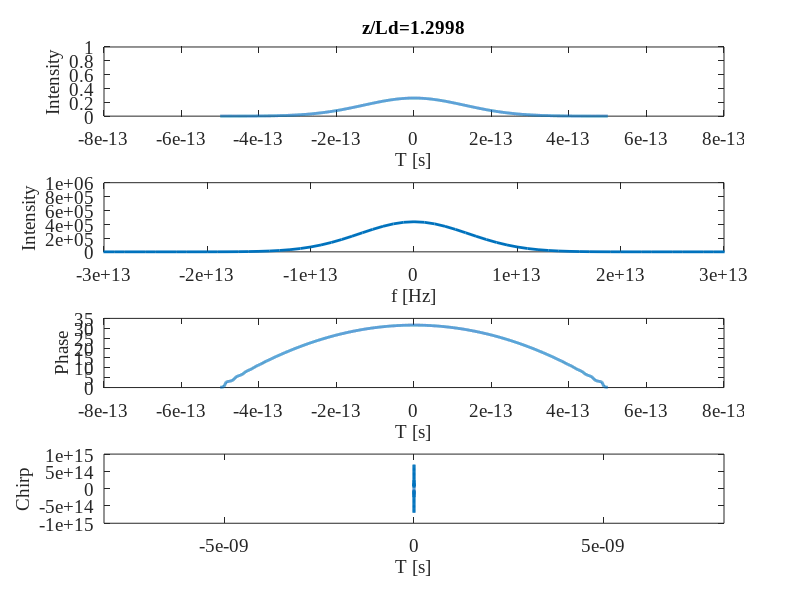
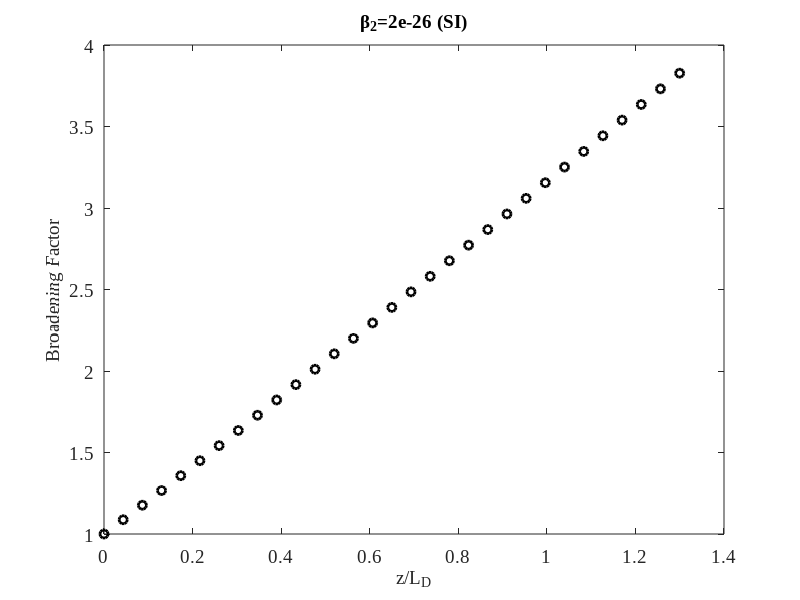
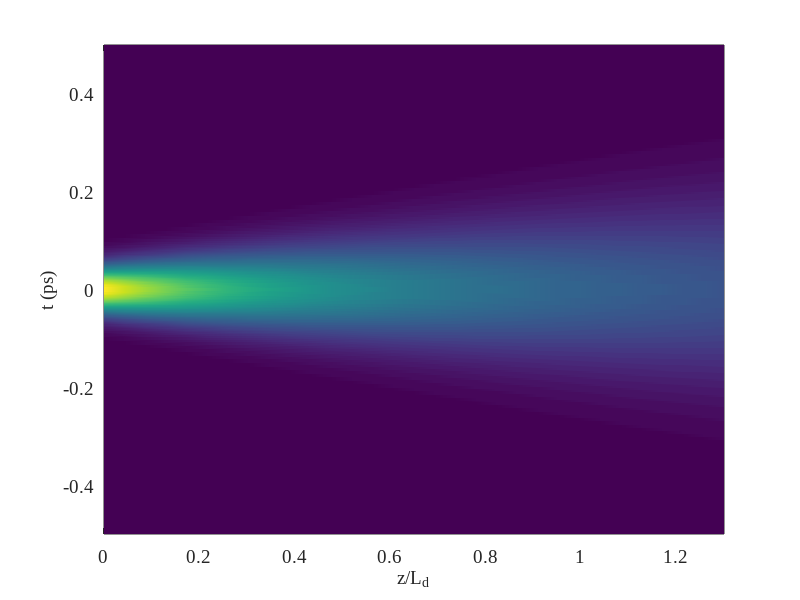
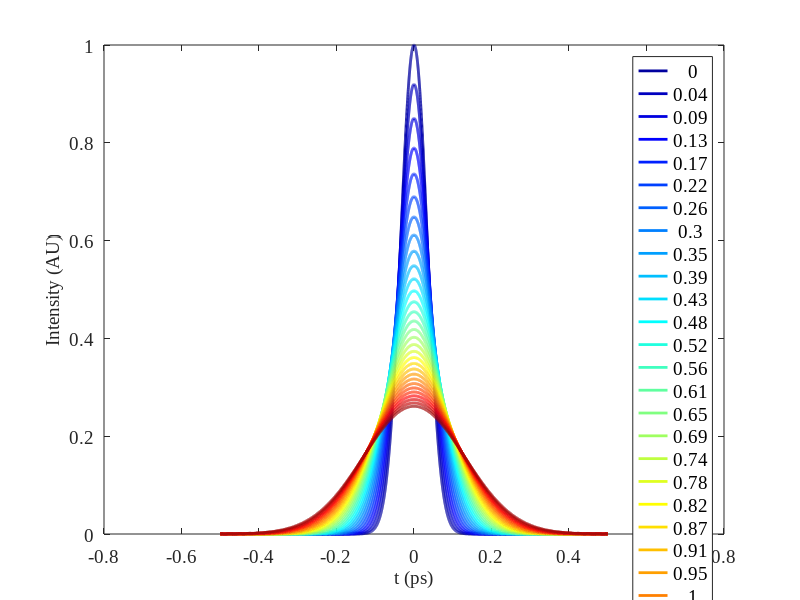

The MATLAB source for these figures, in order:
clear
close all

%%%%%%%%%%%%%%%%%%%%%%%%%%%%%%%%%%%%%%%%%%%%%%%%%%%%%
%%%% FIELD AND SYSTEM PARAMETERS %%%%%%%%%%%%%%%%%%%%%%%%%%
%%%%%%%%%%%%%%%%%%%%%%%%%%%%%%%%%%%%%%%%%%%%%%%%%%%%%

T=500e-15;              %T_max dell'intervallo campionato in s
T0=80e-15;              %durata dell'impulso in s
s0=T0/2.355*sqrt(2);    %conversion FWHM to sigma
tp0=0;                  %posizione iniziale dell'impulso in s
beta1=0/(3e8/1.52);   
% zmax=50e-6;           %distanza massima all'interno
                        %del materiale dispersivo
beta2=1*2e-26;          %beta_2 for optical fiber
% beta2=0*7.6e-26;      %beta_2 for optical silica
% beta2=1*5.3e-26;      %beta_2 for CaF2
zmax=0.15;              %distanza massima all'interno 
                        %del materiale dispersivo 
% alpha=1*1/22000;    
alpha=0*2;              % esagerated absortpion
C=-1*-2;%-2;             %initial chirp 



SaveVideo=0;            % controllo per salvare un video
Ld=s0*s0/abs(beta2);    %lunghezza di dispersione
N=1024*8;               % numero di tempi campionati
nsteps=30;              % numero di passi per la propagazione in z
dz=zmax/nsteps;

%main program
t=linspace(-T,T,N);     % creo il vettore dei tempi


f=zeros(size(t));       % creo vettore delle frequenze nullo da riempire
dF=1/(2*T);
for i=1:N/2
    f(i)=(i-1)*dF;
    f(N/2+i)=-(N/2-i+1)*dF;
end

Omega=2*pi*f;
Dbeta=beta1*Omega+0.5*beta2*Omega.^2+1i*alpha*0.5;
propagator=exp(1i*Dbeta*dz);
all_intensities=zeros(N,nsteps+1);
zplot=zeros(1,nsteps+1);

%field at position 0
A=exp(-(1+1i*C).*((t-tp0).^2/(2*s0^2)));
%figure,plot(t,real(A.*exp(-1i*1e14.*t)))
% A=1.*exp(-(1+1i*C).*(abs(t-tp0)/(2*s0)));
% A=sech(t/T0).*exp(-1i*C*(t-tp0).^2/(2*T0^2));
% w=T0; %width of rectangle
% A=rectpuls(t,2*w);
all_intensities(1:N,1)=abs(A).^2;



figure(1)
set(gcf,'units','normalized','outerposition',[0 0 1 1]);

if SaveVideo
    aviobj2=VideoWriter('Video_Dispersion2.avi');
    aviobj2.FrameRate =10;
    open(aviobj2)
end

sigma0=sqrt(sum(t.^2.*abs(A).^2)/sum(abs(A).^2)...
    -(sum(t.*abs(A).^2)/sum(abs(A).^2))^2);
Broadening(1)=1;

for iz=1:nsteps
    A=ifft(fft(A).*propagator);
    z=(iz-1)*dz;
    fase=unwrap(angle(A));
    chirp=-ifft(fft(fase).*1i.*Omega);

        
    
    
    figure(1)
    subplot(4,1,1)
    plot(t,abs(A).^2);
    xlabel('T [s]')
    ylabel('Intensity')
    ylim([0,1])
    
    %title(dz*iz)
    title(['z/Ld=' num2str(dz*iz/Ld) ])
    %title(dz*iz/Ld)
    subplot(4,1,2)
    [n_sortf m_sortf]=sort(f);
    B=fft(A);
    plot(f(m_sortf),abs(B(m_sortf)).^2);
    xlabel('f [Hz]')
    ylabel('Intensity')
    xlim([-3e13,3e13])
    ylim([0,1e6])
    subplot(4,1,3)
    plot(t,fase);
    
    xlabel('T [s]')
    ylabel('Phase')
    subplot(4,1,4)
    plot(t,real(chirp));
    xlabel('T [s]')
    ylabel('Chirp')
    
    xlim([-T0, T0])
    set(findall(gcf,'-property','FontSize'),'FontName',...
        'Times New Roman','FontSize',14)
    set(findobj(gcf,'type','line'),'LineWidth',2)
    pause(.1)
    drawnow
    sigmas=sqrt(sum(t.^2.*abs(A).^2)/sum(abs(A).^2)...
        -(sum(t.*abs(A).^2)/sum(abs(A).^2))^2);
    
    if SaveVideo
        F=getframe(gcf);
        writeVideo(aviobj2,F);
    end
    
    %   pause
    x=dz*iz;
    if abs(beta2)>0
        Broadening(iz+1)=sigmas/sigma0;
    end
    all_intensities(:,iz+1)=abs(A).^2;
    zplot(iz+1)=zplot(iz)+dz;
    %     text(1100,1000,['t=' num2str(x_position(i)) ' ps'])
    
    
end
% close(fig);
if SaveVideo
    close(aviobj2)
end

if abs(beta2)>0
    figure(2)
    title ('Broadening Factor')
    plot(zplot/Ld,Broadening, 'ko')
    xlabel('z/L_D')
    title (['\beta_2=', num2str(beta2) ' (SI)'])
    ylabel('Broadening Factor')
    set(findall(gcf,'-property','FontSize'),'FontName',...
        'Times New Roman','FontSize',14)
    set(findobj(gcf,'type','line'),'LineWidth',2)
end


z=zplot./Ld;
figure(3)
if beta2>0
    pcolor(z, t*1e12, all_intensities)
    xlabel('z/L_d')
else
    pcolor(zplot, t*1e12, all_intensities)
    xlabel('z/L_d')
end
shading interp
ylabel('t (ps)')
box on
set(findall(gcf,'-property','FontSize'),'FontName',...
    'Times New Roman','FontSize',14)
set(findobj(gcf,'type','line'),'LineWidth',2)


Col=jet(length(zplot));
figure(4),hold on
for k=1:length(zplot)
    plot(t*1e12, all_intensities(:,k),'linewidth',2,'color',Col(k,:))
end
xlabel('t (ps)')
ylabel('Intensity (AU)')
legend(num2str(round(z'*1e2)/1e2))
box on
set(findall(gcf,'-property','FontSize'),'FontName',...
    'Times New Roman','FontSize',14)
set(findobj(gcf,'type','line'),'LineWidth',2)

